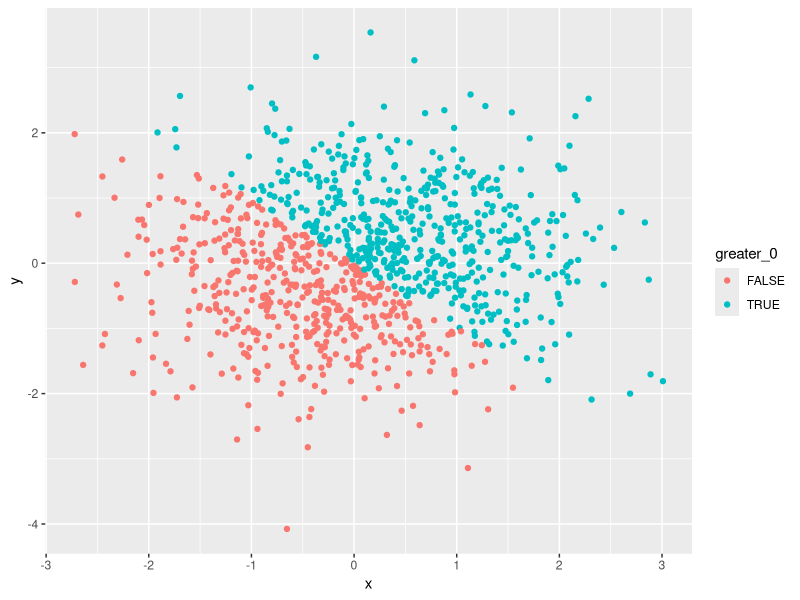
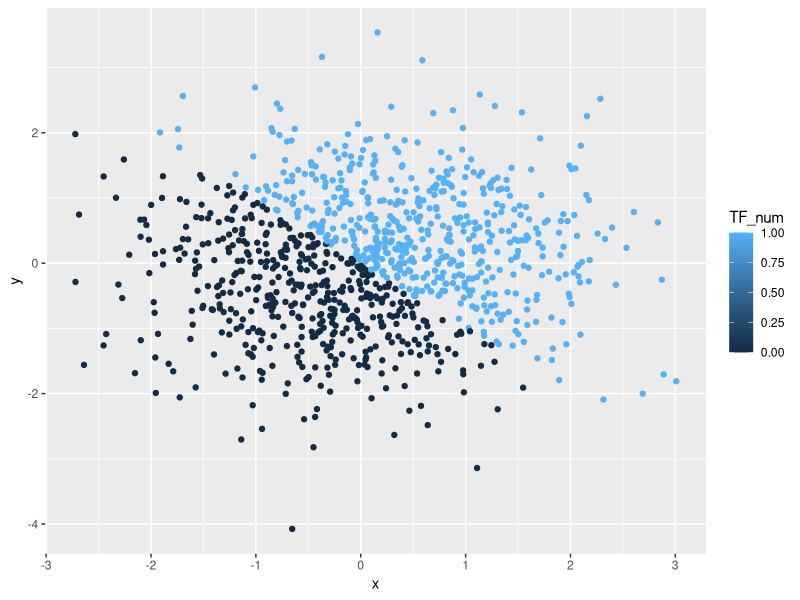
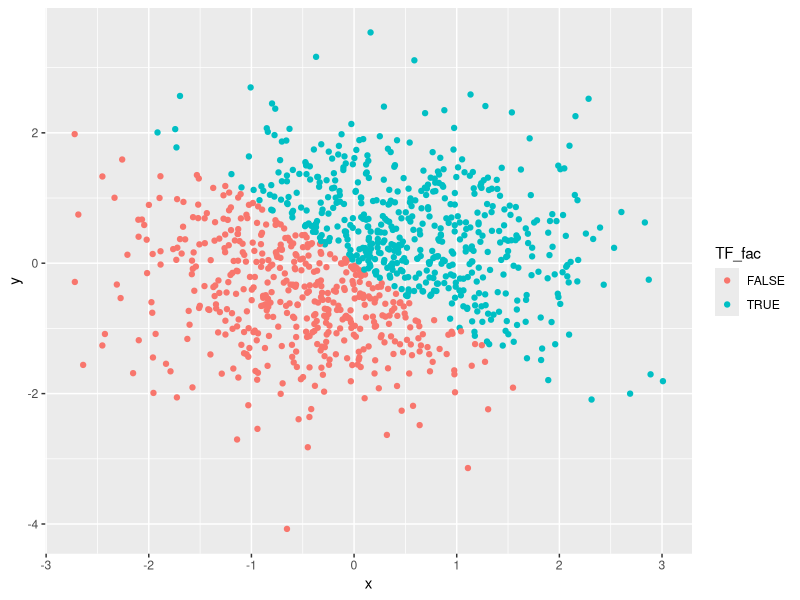
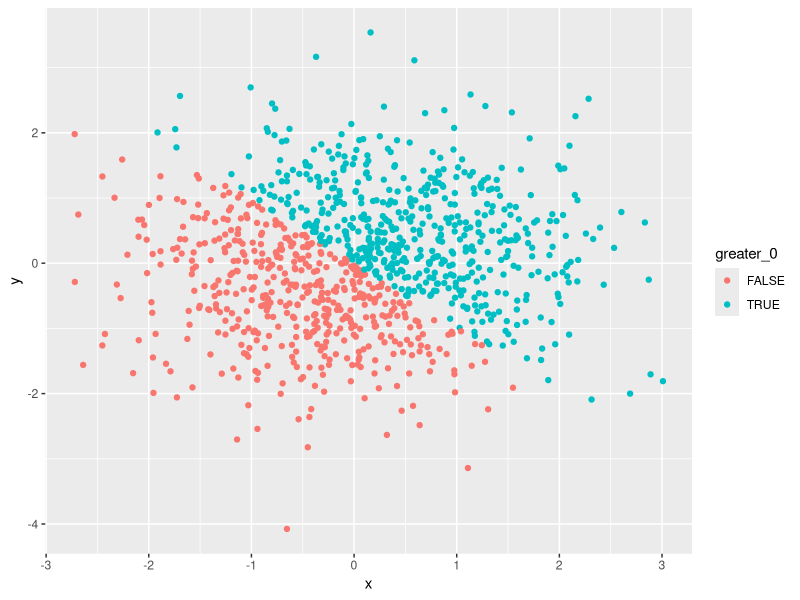

Generate these figures, in order, with R:
## ---- chunk 1
library(tidyverse)
## ---- chunk 2
set.seed(1)
prob1_df = tibble(
  list = runif(10, min = 0, max = 5), 
  greater_2 = list > 2, 
  vec_car = c("Will", "I", "ever", "be", "able", "to", "remember", "any", "R", "commands"), 
  vec_fac = c("yes", "no", "yes", "no", "yes", "no", "yes", "no", "yes", "no")
)
## ---- chunk 3
mean(prob1_df$list)
mean(prob1_df$greater_2)
mean(prob1_df$vec_car)
mean(prob1_df$vec_fac)
## ---- chunk 4
set.seed(2)
prob2_df = tibble(
  x = rnorm(1000),
  y = rnorm(1000),
  greater_0 = x + y > 0, 
  TF_num = as.numeric(greater_0),
  TF_fac = as.factor(greater_0)
)
## ---- chunk 5
str(prob2_df)
## ---- chunk 6
plot1 = ggplot(prob2_df, aes(x = x, y = y, color = greater_0)) + geom_point()
plot1
## ---- chunk 7
plot2 = ggplot(prob2_df, aes(x = x, y = y, color = TF_num)) + geom_point()
plot2
## ---- chunk 8
plot3 = ggplot(prob2_df, aes(x = x, y = y, color = TF_fac)) + geom_point()
plot3
## ---- chunk 9
ggsave("plot1.png", plot = plot1, device = png())
